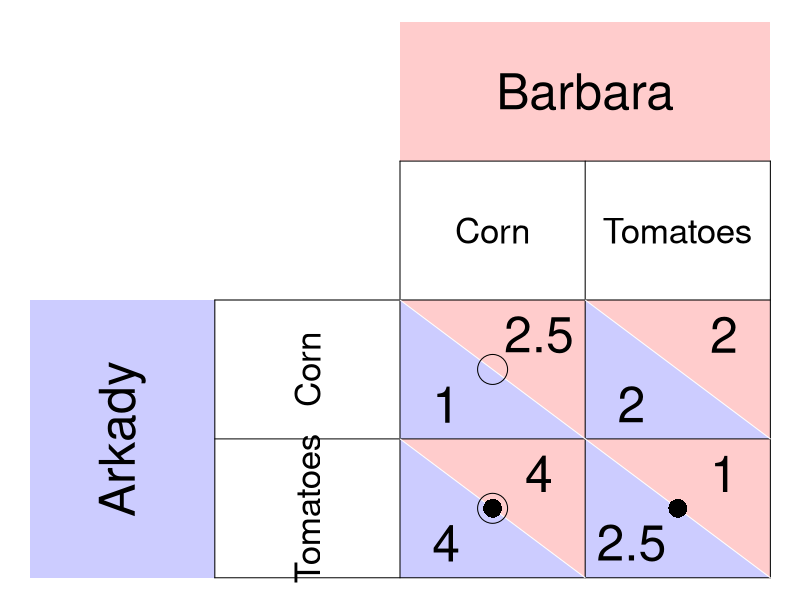

Generate this figure with R:
require(ggplot2)
require(shape)
pdf(file = "society/matrix_invisiblehand_noanswer.pdf", width = 9, height = 7)

par(mar =  c(0, 0, 0, 0))
xlims <- c(0, 8)
ylims <- c(0, 8)

#TextSizes
PlayerSize <- 3
StratSize <- 2.1
PayoffSize <- 3
p1fadelevel <- 0.2
p2fadelevel <- 0.2

#Payoffs are listed as c("NW", "SW", "NE", "SE")

#Considerations for Player 1
P1Name <- c("Arkady")
P1Strat <- c("Corn", "Tomatoes")
P1Payoffs <- c("1", "4", "2", "2.5")
P1BR1 <- c("SW") #Must be NW or SW - the BR prints accordingly. 
P1BR2 <- c("SE") #Must be NE or SE - the BR prints accordingly. 
#NW = (5, 3); SW = (5,1); NE = (7, 3); SE = (7, 1)
P1bestsize <- 2.5 #Adjusts size of point indicating best response of P1

#Considerations for Player 2
P2Name <- c("Barbara")
P2Strat <- c("Corn", "Tomatoes")
P2Payoffs <- c("2.5", "4", "2", "1")
P2BR1 <- c("NW") #Must be NW or NE - the BR prints accordingly. 
P2BR2 <- c("SW") #Must be SW or SE - the BR prints accordingly. 
P2bestsize <- 4 #Adjusts size of circle indicating best response of P2

plot(0, 0, xlim = xlims, ylim = ylims, type = "n",
     xlab = expression(""),
     ylab = expression(""),
     xaxt = "n", 
     yaxt = "n", 
     cex.lab = 2, 
     bty = "n")



#Color and label for Player 1 and their strategies
polygon(c(0,0,2,2,0), c(0,4,4,0,0), col=rgb(0, 0, 1, p1fadelevel), density=NULL, border = NA)
text(1, 2, P1Name[1], srt = 90, cex = PlayerSize)

text(3, 3, P1Strat[1], cex = StratSize, srt = 90)
text(3, 1, P1Strat[2], cex = StratSize, srt = 90)


#Color and label for Player 2
polygon(c(4,4,8,8,4), c(8,6,6,8,8), col=rgb(1, 0, 0, p2fadelevel), density=NULL, border = NA)
text(6, 7, P2Name[1], cex = PlayerSize)

text(5, 5, P2Strat[1], cex = StratSize)
text(7, 5, P2Strat[2], cex = StratSize)

#NorthWest cell 
#P1
polygon(c(4,4,6,4), c(4,2,2,4), col=rgb(0, 0, 1, p1fadelevel), density=NULL, border = NA)
#P2
polygon(c(4,6,6,4), c(4,4,2,4), col=rgb(1, 0, 0, p2fadelevel), density=NULL, border = NA)

#P1
text(4.5, 2.5, P1Payoffs[1], cex = PayoffSize)
#P2
text(5.5, 3.5, P2Payoffs[1], cex = PayoffSize)

#SouthWest cell  
#P1
polygon(c(4,4,6,4), c(2,0,0,2), col=rgb(0, 0, 1, p1fadelevel), density=NULL, border = NA)
#P2
polygon(c(4,6,6,4), c(2,2,0,2), col=rgb(1, 0, 0, p2fadelevel), density=NULL, border = NA)

#P1
text(4.5, 0.5, P1Payoffs[2], cex = PayoffSize)
#P2
text(5.5, 1.5, P2Payoffs[2], cex = PayoffSize)


#NorthEast cell 
#P1
polygon(c(6,6,8,6), c(4,2,2,4), col=rgb(0, 0, 1, p1fadelevel), density=NULL, border = NA)
#P2
polygon(c(6,8,8,6), c(4,4,2,4), col=rgb(1, 0, 0, p2fadelevel), density=NULL, border = NA)
#P1
text(6.5, 2.5, P1Payoffs[3], cex = PayoffSize)
#P2
text(7.5, 3.5, P2Payoffs[3], cex = PayoffSize)

#SouthEast cell 
#P1
polygon(c(6,6,8,6), c(2,0,0,2), col=rgb(0, 0, 1, p1fadelevel), density=NULL, border = NA)
#P2
polygon(c(6,8,8,6), c(2,2,0,2), col=rgb(1, 0, 0, p2fadelevel), density=NULL, border = NA)
#P1
text(6.5, 0.5, P1Payoffs[4], cex = PayoffSize)
#P2
text(7.5, 1.5, P2Payoffs[4], cex = PayoffSize)


#Lines for the Table
segments(8, 0, 8, 6, lty = 1, col = "black")
segments(4, 6, 8, 6, lty = 1, col = "black")
segments(2, 0, 2, 4, lty = 1, col = "black")
segments(2, 0, 8, 0, lty = 1, col = "black")
segments(2, 4, 8, 4, lty = 1, col = "black")
segments(4, 0, 4, 6, lty = 1, col = "black")
segments(2, 2, 8, 2, lty = 1, col = "black")
segments(6, 0, 6, 6, lty = 1, col = "black")

#Diagonals
#NW
segments(4, 4, 6, 2, lty = 1, col = "white")
#NE
segments(6, 4, 8, 2, lty = 1, col = "white")
#SW
segments(4, 2, 6, 0, lty = 1, col = "white")
#Se
segments(6, 2, 8, 0, lty = 1, col = "white")


#Best responses 
#P1 
if (P1BR1[1] == "NW"){
  points(5, 3, pch = 16, col = "black", cex = P1bestsize)
} else{points(5, 1, pch = 16, col = "black", cex = P1bestsize)
}

if (P1BR2[1] == "NE"){
  points(7, 3, pch = 16, col = "black", cex = P1bestsize)
} else{points(7, 1, pch = 16, col = "black", cex = P1bestsize)
}


#P2
if (P2BR1[1] == "NW"){
  points(5, 3, pch = 1, col = "black", cex = P2bestsize)
} else{points(7, 3, pch = 1, col = "black", cex = P2bestsize)
}

if (P2BR2[1] == "SW"){
  points(5, 1, pch = 1, col = "black", cex = P2bestsize)
} else{points(7, 1, pch = 1, col = "black", cex = P2bestsize)
}

dev.off()
